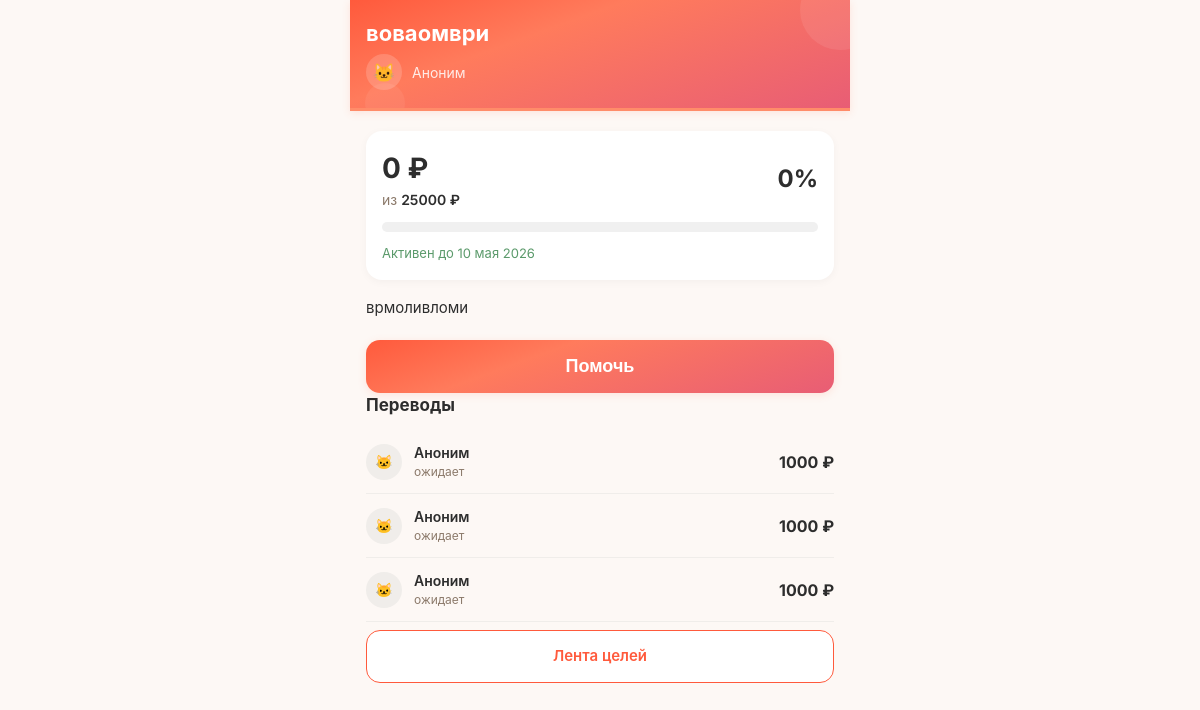
Screenshot of /goal/5 with the database file from the repository.
### tables this page shows
CREATE TABLE goals (
            id INTEGER PRIMARY KEY AUTOINCREMENT,
            user_id INTEGER NOT NULL,
            type TEXT NOT NULL CHECK(type IN ('blitz', 'serious')),
            title TEXT NOT NULL,
            description TEXT NULL,
            photo_url TEXT NULL,
            amount_goal REAL NOT NULL,
            amount_collected REAL DEFAULT 0.00,
            ends_at TEXT NULL,
            status TEXT DEFAULT 'draft' CHECK(status IN ('draft','active','frozen','completed','failed','lightning_failed','hidden')),
            trial_ends_at TEXT NULL,
            subscription_active_until TEXT NULL,
            last_boosted_at TEXT NULL,
            is_lightning INTEGER DEFAULT 0,
            lightning_started_at TEXT NULL,
            moderation_status TEXT DEFAULT 'pending' CHECK(moderation_status IN ('pending','approved','rejected')),
            completion_type TEXT DEFAULT 'organic' CHECK(completion_type IN ('organic','manual','seed')),
            is_seed INTEGER DEFAULT 0,
            views_count INTEGER DEFAULT 0,
            views_24h INTEGER DEFAULT 0,
            donations_count INTEGER DEFAULT 0,
            donations_24h INTEGER DEFAULT 0,
            created_at TEXT DEFAULT (datetime('now')),
            FOREIGN KEY (user_id) REFERENCES users(id)
        );

CREATE TABLE donations (
            id INTEGER PRIMARY KEY AUTOINCREMENT,
            goal_id INTEGER NOT NULL,
            donor_id INTEGER NULL,
            amount_reported REAL NOT NULL,
            status TEXT NOT NULL CHECK(status IN ('donor_confirmed','recipient_confirmed','completed','disputed')),
            is_anonymous INTEGER DEFAULT 0,
            is_seed INTEGER DEFAULT 0,
            warm_word TEXT NULL,
            donor_confirmed_at TEXT DEFAULT (datetime('now')),
            recipient_confirmed_at TEXT NULL,
            completed_at TEXT NULL,
            dispute_reason TEXT NULL,
            donor_to_recipient_count INTEGER DEFAULT 1,
            referred_by INTEGER NULL, ip_address TEXT,
            FOREIGN KEY (goal_id) REFERENCES goals(id),
            FOREIGN KEY (donor_id) REFERENCES users(id)
        );

### main.py (the view)
@app.route('/goal/<int:goal_id>')
def goal_page(goal_id):
    db = get_db()
    goal = db.execute("SELECT * FROM goals WHERE id = ?", (goal_id,)).fetchone()
    if not goal:
        db.close()
        flash('Цель не найдена.', 'danger')
        return redirect(url_for('goals_list'))
    author = db.execute("SELECT phone FROM users WHERE id = ?", (goal['user_id'],)).fetchone()
    donations = db.execute("SELECT * FROM donations WHERE goal_id = ? ORDER BY donor_confirmed_at DESC", (goal_id,)).fetchall()
    donor_count = db.execute("SELECT COUNT(DISTINCT donor_id) FROM donations WHERE goal_id = ? AND status IN ('recipient_confirmed','completed')", (goal_id,)).fetchone()[0]
    last_donation = db.execute("SELECT MAX(donor_confirmed_at) FROM donations WHERE goal_id = ?", (goal_id,)).fetchone()[0]
    db.close()
    pct = int((goal['amount_collected'] / goal['amount_goal']) * 100) if goal['amount_goal'] > 0 else 0
    months = ['января','февраля','марта','апреля','мая','июня','июля','августа','сентября','октября','ноября','декабря']
    try:
        parts = goal['ends_at'][:10].split('-')
        ends_at_formatted = f"{int(parts[2])} {months[int(parts[1])-1]} {parts[0]}"
    except:
        ends_at_formatted = goal['ends_at'][:10]
    user = get_current_user()
    is_author = (user and user['id'] == goal['user_id'])
    return render_template('goal.html', goal=goal, author=author, progress=pct, donations=donations, is_author=is_author, donor_count=donor_count, last_donation=last_donation, ends_at_formatted=ends_at_formatted)

### main.py (called while the page is built)
def get_current_user():
    if 'user_id' in session:
        db = get_db()
        user = db.execute("SELECT * FROM users WHERE id = ?", (session['user_id'],)).fetchone()
        db.close()
        return user
    return None

### models.py (called while the page is built)
def get_db():
    conn = sqlite3.connect(DATABASE, timeout=10)
    conn.row_factory = sqlite3.Row
    conn.execute("PRAGMA journal_mode=WAL")
    conn.execute("PRAGMA synchronous=NORMAL")
    conn.execute("PRAGMA busy_timeout=5000")
    conn.execute("PRAGMA foreign_keys = ON")
    return conn

### templates/goal.html (shortened to what this page needs)
<!DOCTYPE html>
<html lang="ru">
<head>
    <link rel="stylesheet" href="/static/style.css">
</head>
<body>
    <div class="container">
        <div class="goal-header">
            <h1>{{ goal.title }}</h1>
            <div class="author-row">
                <div class="avatar">🐱</div>
                <span>{{ author.name or 'Аноним' }}</span>
            </div>
        </div>
        <div class="content">
            <div class="stats-card">
                <div class="stats-row">
                    <div>
                        <div class="collected">{{ "%.0f"|format(goal.amount_collected) }} ₽</div>
                        <div class="goal">из <span>{{ "%.0f"|format(goal.amount_goal) }} ₽</span></div>
                    </div>
                    <div style="text-align:right;">
                        <div style="font-size:24px;font-weight:700;color:#2D2D2D;">{{ progress }}%</div>
                    </div>
                </div>
                <div class="progress-bar">
                </div>
                {% if goal.status == "active" %}<div class="deadline" style="color:#5B9A6B;">Активен до {{ goal.ends_at[8:10]|int }} {% set m = goal.ends_at[5:7] %}{% if m == "01" %}января{% elif m == "02" %}февраля{% elif m == "03" %}марта{% elif m == "04" %}апреля{% elif m == "05" %}мая{% elif m == "06" %}июня{% elif m == "07" %}июля{% elif m == "08" %}августа{% elif m == "09" %}сентября{% elif m == "10" %}октября{% elif m == "11" %}ноября{% elif m == "12" %}декабря{% endif %} {{ goal.ends_at[:4] }}</div>{% else %}<div class="deadline" style="color:#E57373;">Не активен</div>{% endif %}
            </div>
            {% if goal.description %}
            <div class="description">{{ goal.description }}</div>
            {% endif %}
            {% if not is_author %}
            <button class="btn-help" onclick="openModal()">Помочь</button>
            {% endif %}
            {% if donations %}
            <h3 class="donations-title">Переводы</h3>
            {% for d in donations %}
            <div class="donation-item">
                <div class="donation-avatar">🐱</div>
                <div class="donation-info">
                    <div class="donor-name">{{ d.donor_name or 'Аноним' }}</div>
                    <div class="donor-meta">
                        {% if d.status == 'donor_confirmed' %}ожидает
                        {% elif d.status == 'recipient_confirmed' %}подтверждён
                        {% elif d.status == 'completed' %}засчитан
                        {% else %}{{ d.status }}{% endif %}
                    </div>
                </div>
                <div class="donation-amount">{{ "%.0f"|format(d.amount_reported) }} ₽</div>
            </div>
            {% endfor %}
            {% endif %}
            <a href="/goals" class="btn-back" style="text-align:center;">Лента целей</a>
        </div>
    </div>
</body>
</html>

### static/style.css (style rules this page uses)
:root { --cta: #FF6B4A; --cta-hover: #E85D3A; --bg: #FDF8F5; --card: #FFFFFF; --card-shadow: 0 2px 12px rgba(0,0,0,0.04); --text: #2D2D2D; --text-soft: #8C7A6B; --success: #5B9A6B; --error: #E57373; --gold: #D4A853; --radius: 12px; --radius-lg: 16px; --font: 'Inter', -apple-system, BlinkMacSystemFont, sans-serif; --transition: 0.2s ease; }
*, *::before, *::after { box-sizing: border-box; margin: 0; padding: 0; }
body { font-family: var(--font); font-display: swap; font-size: 16px; line-height: 1.5; background: var(--bg); color: var(--text); -webkit-tap-highlight-color: transparent; -webkit-font-smoothing: antialiased; }
h1 { font-size: 28px; font-weight: 700; line-height: 1.2; }
h3 { font-size: 18px; font-weight: 600; }
a { color: var(--cta); text-decoration: none; }

### templates/goal.html (style rules this page uses)
* { box-sizing: border-box; margin: 0; padding: 0; }
body { font-family: 'Inter', -apple-system, sans-serif; background: #FDF8F5; color: #2D2D2D; padding-bottom: 40px; }
.container { max-width: 500px; margin: 0 auto; padding: 0; }
.goal-header { background: linear-gradient(160deg, #FF5A3C 0%, #FF7B5C 35%, #E85D75 100%); padding: 20px 16px 18px; color: white; border-radius: 0; border-bottom: 3px solid #FF8C69; box-shadow: 0 2px 8px rgba(255,107,74,0.15); position: relative; overflow: hidden; }
.goal-header::after { content: ''; position: absolute; top: -30px; right: -30px; width: 80px; height: 80px; background: rgba(255,255,255,0.08); border-radius: 50%; }
.goal-header::before { content: ''; position: absolute; bottom: -15px; left: 15px; width: 40px; height: 40px; background: rgba(255,255,255,0.06); border-radius: 50%; }
.goal-header h1 { font-size: 22px; font-weight: 700; }
.goal-header .author-row { display: flex; align-items: center; gap: 10px; margin-top: 8px; font-size: 14px; opacity: 0.85; }
.goal-header .avatar { width: 36px; height: 36px; border-radius: 50%; background: rgba(255,255,255,0.2); display: flex; align-items: center; justify-content: center; font-size: 18px; flex-shrink: 0; }
.content { padding: 20px 16px; }
.stats-card { background: white; border-radius: 16px; padding: 16px; box-shadow: 0 2px 8px rgba(0,0,0,0.04); margin-bottom: 16px; }
.stats-row { display: flex; justify-content: space-between; align-items: center; margin-bottom: 12px; }
.stats-row .collected { font-size: 28px; font-weight: 700; color: #2D2D2D; }
.stats-row .goal { font-size: 14px; color: #8C7A6B; }
.stats-row .goal span { font-weight: 600; color: #2D2D2D; }
.progress-bar { background: #F0F0F0; border-radius: 8px; height: 10px; overflow: hidden; margin-bottom: 8px; }
.deadline { font-size: 13px; color: #E57373; margin-top: 4px; }
.description { font-size: 15px; line-height: 1.6; color: #2D2D2D; margin-bottom: 20px; white-space: pre-wrap; }
.donations-title { font-size: 17px; font-weight: 700; margin-bottom: 12px; color: #2D2D2D; }
.donation-item { display: flex; align-items: center; gap: 12px; padding: 12px 0; border-bottom: 1px solid #F0EDEA; }
.donation-avatar { width: 36px; height: 36px; border-radius: 50%; background: #F0EDEA; display: flex; align-items: center; justify-content: center; font-size: 14px; font-weight: 600; color: #8C7A6B; flex-shrink: 0; }
.donation-info { flex: 1; }
.donation-info .donor-name { font-size: 14px; font-weight: 600; color: #2D2D2D; }
.donation-info .donor-meta { font-size: 12px; color: #8C7A6B; }
.donation-amount { font-size: 16px; font-weight: 700; color: #2D2D2D; }
.btn-help { display: block; width: 100%; padding: 16px; background: linear-gradient(160deg, #FF5A3C 0%, #FF7B5C 35%, #E85D75 100%); color: white; border: none; border-radius: 14px; font-size: 18px; font-weight: 600; cursor: pointer; box-shadow: 0 2px 8px rgba(255,107,74,0.15); transition: transform 0.1s; margin-top: 12px; position: relative; overflow: hidden; }
.btn-help::after { content: ''; position: absolute; top: -50%; left: -50%; width: 200%; height: 200%; background: radial-gradient(circle, rgba(255,255,255,0.25) 0%, transparent 60%); opacity: 0; transition: opacity 0.3s; }
.btn-back { display: block; width: 100%; padding: 14px; text-align: center; border: 1px solid #FF5A3C; color: #FF5A3C; background: white; border-radius: 14px; font-size: 15px; font-weight: 600; cursor: pointer; text-decoration: none; margin-top: 8px; transition: transform 0.1s; }

### rows the page displays
goals: title "воваомври", amount_collected "0", amount_goal "25000", ends_at "10", ends_at "2026", description "врмоливломи"
donations: donor_name "Аноним", status "ожидает", amount_reported "1000"
donations: donor_name "Аноним", status "ожидает", amount_reported "1000"
donations: donor_name "Аноним", status "ожидает", amount_reported "1000"

### other values shown
{{ author.name or 'Аноним' }} "Аноним"
{{ progress }} "0"
